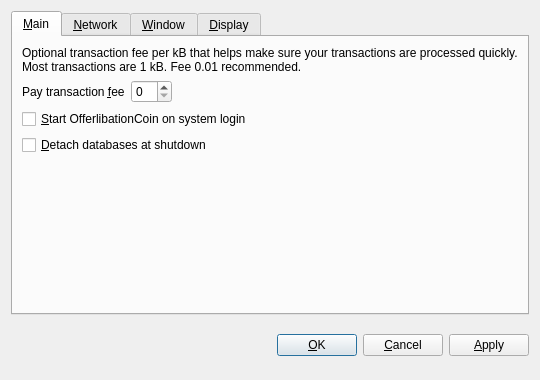
<?xml version="1.0" encoding="UTF-8"?>
<ui version="4.0">
 <class>OptionsDialog</class>
 <widget class="QDialog" name="OptionsDialog">
  <property name="geometry">
   <rect>
    <x>0</x>
    <y>0</y>
    <width>540</width>
    <height>380</height>
   </rect>
  </property>
  <property name="windowTitle">
   <string>Options</string>
  </property>
  <property name="modal">
   <bool>true</bool>
  </property>
  <layout class="QVBoxLayout" name="verticalLayout">
   <item>
    <widget class="QTabWidget" name="tabWidget">
     <property name="tabPosition">
      <enum>QTabWidget::North</enum>
     </property>
     <property name="currentIndex">
      <number>0</number>
     </property>
     <widget class="QWidget" name="tabMain">
      <attribute name="title">
       <string>&amp;Main</string>
      </attribute>
      <layout class="QVBoxLayout" name="verticalLayout_Main">
       <item>
        <widget class="QLabel" name="transactionFeeInfoLabel">
         <property name="text">
          <string>Optional transaction fee per kB that helps make sure your transactions are processed quickly. Most transactions are 1 kB. Fee 0.01 recommended.</string>
         </property>
         <property name="textFormat">
          <enum>Qt::PlainText</enum>
         </property>
         <property name="wordWrap">
          <bool>true</bool>
         </property>
        </widget>
       </item>
       <item>
        <layout class="QHBoxLayout" name="horizontalLayout_Main">
         <item>
          <widget class="QLabel" name="transactionFeeLabel">
           <property name="text">
            <string>Pay transaction &amp;fee</string>
           </property>
           <property name="textFormat">
            <enum>Qt::PlainText</enum>
           </property>
           <property name="buddy">
            <cstring>transactionFee</cstring>
           </property>
          </widget>
         </item>
         <item>
          <widget class="BitcoinAmountField" name="transactionFee"/>
         </item>
         <item>
          <spacer name="horizontalSpacer_Main">
           <property name="orientation">
            <enum>Qt::Horizontal</enum>
           </property>
           <property name="sizeHint" stdset="0">
            <size>
             <width>40</width>
             <height>20</height>
            </size>
           </property>
          </spacer>
         </item>
        </layout>
       </item>
       <item>
        <widget class="QCheckBox" name="bitcoinAtStartup">
         <property name="toolTip">
          <string>Automatically start OfferlibationCoin after logging in to the system.</string>
         </property>
         <property name="text">
          <string>&amp;Start OfferlibationCoin on system login</string>
         </property>
        </widget>
       </item>
       <item>
        <widget class="QCheckBox" name="detachDatabases">
         <property name="toolTip">
          <string>Detach block and address databases at shutdown. This means they can be moved to another data directory, but it slows down shutdown. The wallet is always detached.</string>
         </property>
         <property name="text">
          <string>&amp;Detach databases at shutdown</string>
         </property>
        </widget>
       </item>
       <item>
        <spacer name="verticalSpacer_Main">
         <property name="orientation">
          <enum>Qt::Vertical</enum>
         </property>
         <property name="sizeHint" stdset="0">
          <size>
           <width>20</width>
           <height>40</height>
          </size>
         </property>
        </spacer>
       </item>
      </layout>
     </widget>
     <widget class="QWidget" name="tabNetwork">
      <attribute name="title">
       <string>&amp;Network</string>
      </attribute>
      <layout class="QVBoxLayout" name="verticalLayout_Network">
       <item>
        <widget class="QCheckBox" name="mapPortUpnp">
         <property name="toolTip">
          <string>Automatically open the OfferlibationCoin client port on the router. This only works when your router supports UPnP and it is enabled.</string>
         </property>
         <property name="text">
          <string>Map port using &amp;UPnP</string>
         </property>
        </widget>
       </item>
       <item>
        <widget class="QCheckBox" name="connectSocks">
         <property name="toolTip">
          <string>Connect to the OfferlibationCoin network through a SOCKS proxy (e.g. when connecting through Tor).</string>
         </property>
         <property name="text">
          <string>&amp;Connect through SOCKS proxy:</string>
         </property>
        </widget>
       </item>
       <item>
        <layout class="QHBoxLayout" name="horizontalLayout_Network">
         <item>
          <widget class="QLabel" name="proxyIpLabel">
           <property name="text">
            <string>Proxy &amp;IP:</string>
           </property>
           <property name="textFormat">
            <enum>Qt::PlainText</enum>
           </property>
           <property name="buddy">
            <cstring>proxyIp</cstring>
           </property>
          </widget>
         </item>
         <item>
          <widget class="QValidatedLineEdit" name="proxyIp">
           <property name="maximumSize">
            <size>
             <width>140</width>
             <height>16777215</height>
            </size>
           </property>
           <property name="toolTip">
            <string>IP address of the proxy (e.g. 127.0.0.1)</string>
           </property>
          </widget>
         </item>
         <item>
          <widget class="QLabel" name="proxyPortLabel">
           <property name="text">
            <string>&amp;Port:</string>
           </property>
           <property name="textFormat">
            <enum>Qt::PlainText</enum>
           </property>
           <property name="buddy">
            <cstring>proxyPort</cstring>
           </property>
          </widget>
         </item>
         <item>
          <widget class="QLineEdit" name="proxyPort">
           <property name="maximumSize">
            <size>
             <width>55</width>
             <height>16777215</height>
            </size>
           </property>
           <property name="toolTip">
            <string>Port of the proxy (e.g. 9050)</string>
           </property>
          </widget>
         </item>
         <item>
          <widget class="QLabel" name="socksVersionLabel">
           <property name="text">
            <string>SOCKS &amp;Version:</string>
           </property>
           <property name="textFormat">
            <enum>Qt::PlainText</enum>
           </property>
           <property name="buddy">
            <cstring>socksVersion</cstring>
           </property>
          </widget>
         </item>
         <item>
          <widget class="QValueComboBox" name="socksVersion">
           <property name="toolTip">
            <string>SOCKS version of the proxy (e.g. 5)</string>
           </property>
          </widget>
         </item>
         <item>
          <spacer name="horizontalSpacer_Network">
           <property name="orientation">
            <enum>Qt::Horizontal</enum>
           </property>
           <property name="sizeHint" stdset="0">
            <size>
             <width>40</width>
             <height>20</height>
            </size>
           </property>
          </spacer>
         </item>
        </layout>
       </item>
       <item>
        <spacer name="verticalSpacer_Network">
         <property name="orientation">
          <enum>Qt::Vertical</enum>
         </property>
         <property name="sizeHint" stdset="0">
          <size>
           <width>20</width>
           <height>40</height>
          </size>
         </property>
        </spacer>
       </item>
      </layout>
     </widget>
     <widget class="QWidget" name="tabWindow">
      <attribute name="title">
       <string>&amp;Window</string>
      </attribute>
      <layout class="QVBoxLayout" name="verticalLayout_Window">
       <item>
        <widget class="QCheckBox" name="minimizeToTray">
         <property name="toolTip">
          <string>Show only a tray icon after minimizing the window.</string>
         </property>
         <property name="text">
          <string>&amp;Minimize to the tray instead of the taskbar</string>
         </property>
        </widget>
       </item>
       <item>
        <widget class="QCheckBox" name="minimizeOnClose">
         <property name="toolTip">
          <string>Minimize instead of exit the application when the window is closed. When this option is enabled, the application will be closed only after selecting Quit in the menu.</string>
         </property>
         <property name="text">
          <string>M&amp;inimize on close</string>
         </property>
        </widget>
       </item>
       <item>
        <spacer name="verticalSpacer_Window">
         <property name="orientation">
          <enum>Qt::Vertical</enum>
         </property>
         <property name="sizeHint" stdset="0">
          <size>
           <width>20</width>
           <height>40</height>
          </size>
         </property>
        </spacer>
       </item>
      </layout>
     </widget>
     <widget class="QWidget" name="tabDisplay">
      <attribute name="title">
       <string>&amp;Display</string>
      </attribute>
      <layout class="QVBoxLayout" name="verticalLayout_Display">
       <item>
        <layout class="QHBoxLayout" name="horizontalLayout_1_Display">
         <item>
          <widget class="QLabel" name="langLabel">
           <property name="text">
            <string>User Interface &amp;language:</string>
           </property>
           <property name="textFormat">
            <enum>Qt::PlainText</enum>
           </property>
           <property name="buddy">
            <cstring>lang</cstring>
           </property>
          </widget>
         </item>
         <item>
          <widget class="QValueComboBox" name="lang">
           <property name="toolTip">
            <string>The user interface language can be set here. This setting will take effect after restarting OfferlibationCoin.</string>
           </property>
          </widget>
         </item>
        </layout>
       </item>
       <item>
        <layout class="QHBoxLayout" name="horizontalLayout_2_Display">
         <item>
          <widget class="QLabel" name="unitLabel">
           <property name="text">
            <string>&amp;Unit to show amounts in:</string>
           </property>
           <property name="textFormat">
            <enum>Qt::PlainText</enum>
           </property>
           <property name="buddy">
            <cstring>unit</cstring>
           </property>
          </widget>
         </item>
         <item>
          <widget class="QValueComboBox" name="unit">
           <property name="toolTip">
            <string>Choose the default subdivision unit to show in the interface and when sending coins.</string>
           </property>
          </widget>
         </item>
        </layout>
       </item>
       <item>
        <widget class="QCheckBox" name="displayAddresses">
         <property name="toolTip">
          <string>Whether to show OfferlibationCoin addresses in the transaction list or not.</string>
         </property>
         <property name="text">
          <string>&amp;Display addresses in transaction list</string>
         </property>
        </widget>
       </item>
       <item>
        <widget class="QCheckBox" name="coinControlFeatures">
         <property name="toolTip">
          <string>Whether to show coin control features or not.</string>
         </property>
         <property name="text">
          <string>Display coin &amp;control features (experts only!)</string>
         </property>
        </widget>
       </item>
       <item>
        <spacer name="verticalSpacer_Display">
         <property name="orientation">
          <enum>Qt::Vertical</enum>
         </property>
         <property name="sizeHint" stdset="0">
          <size>
           <width>20</width>
           <height>40</height>
          </size>
         </property>
        </spacer>
       </item>
      </layout>
     </widget>
    </widget>
   </item>
   <item>
    <layout class="QHBoxLayout" name="horizontalLayout_Buttons">
     <item>
      <spacer name="horizontalSpacer_1">
       <property name="orientation">
        <enum>Qt::Horizontal</enum>
       </property>
       <property name="sizeHint" stdset="0">
        <size>
         <width>40</width>
         <height>48</height>
        </size>
       </property>
      </spacer>
     </item>
     <item>
      <widget class="QLabel" name="statusLabel">
       <property name="font">
        <font>
         <weight>75</weight>
         <bold>true</bold>
        </font>
       </property>
       <property name="text">
        <string/>
       </property>
       <property name="textFormat">
        <enum>Qt::PlainText</enum>
       </property>
       <property name="wordWrap">
        <bool>true</bool>
       </property>
      </widget>
     </item>
     <item>
      <spacer name="horizontalSpacer_2">
       <property name="orientation">
        <enum>Qt::Horizontal</enum>
       </property>
       <property name="sizeHint" stdset="0">
        <size>
         <width>40</width>
         <height>48</height>
        </size>
       </property>
      </spacer>
     </item>
     <item>
      <widget class="QPushButton" name="okButton">
       <property name="text">
        <string>&amp;OK</string>
       </property>
      </widget>
     </item>
     <item>
      <widget class="QPushButton" name="cancelButton">
       <property name="text">
        <string>&amp;Cancel</string>
       </property>
       <property name="autoDefault">
        <bool>false</bool>
       </property>
      </widget>
     </item>
     <item>
      <widget class="QPushButton" name="applyButton">
       <property name="text">
        <string>&amp;Apply</string>
       </property>
       <property name="autoDefault">
        <bool>false</bool>
       </property>
      </widget>
     </item>
    </layout>
   </item>
  </layout>
 </widget>
 <customwidgets>
  <customwidget>
   <class>BitcoinAmountField</class>
   <extends>QSpinBox</extends>
   <header>bitcoinamountfield.h</header>
  </customwidget>
  <customwidget>
   <class>QValueComboBox</class>
   <extends>QComboBox</extends>
   <header>qvaluecombobox.h</header>
  </customwidget>
  <customwidget>
   <class>QValidatedLineEdit</class>
   <extends>QLineEdit</extends>
   <header>qvalidatedlineedit.h</header>
  </customwidget>
 </customwidgets>
 <resources/>
 <connections/>
</ui>
